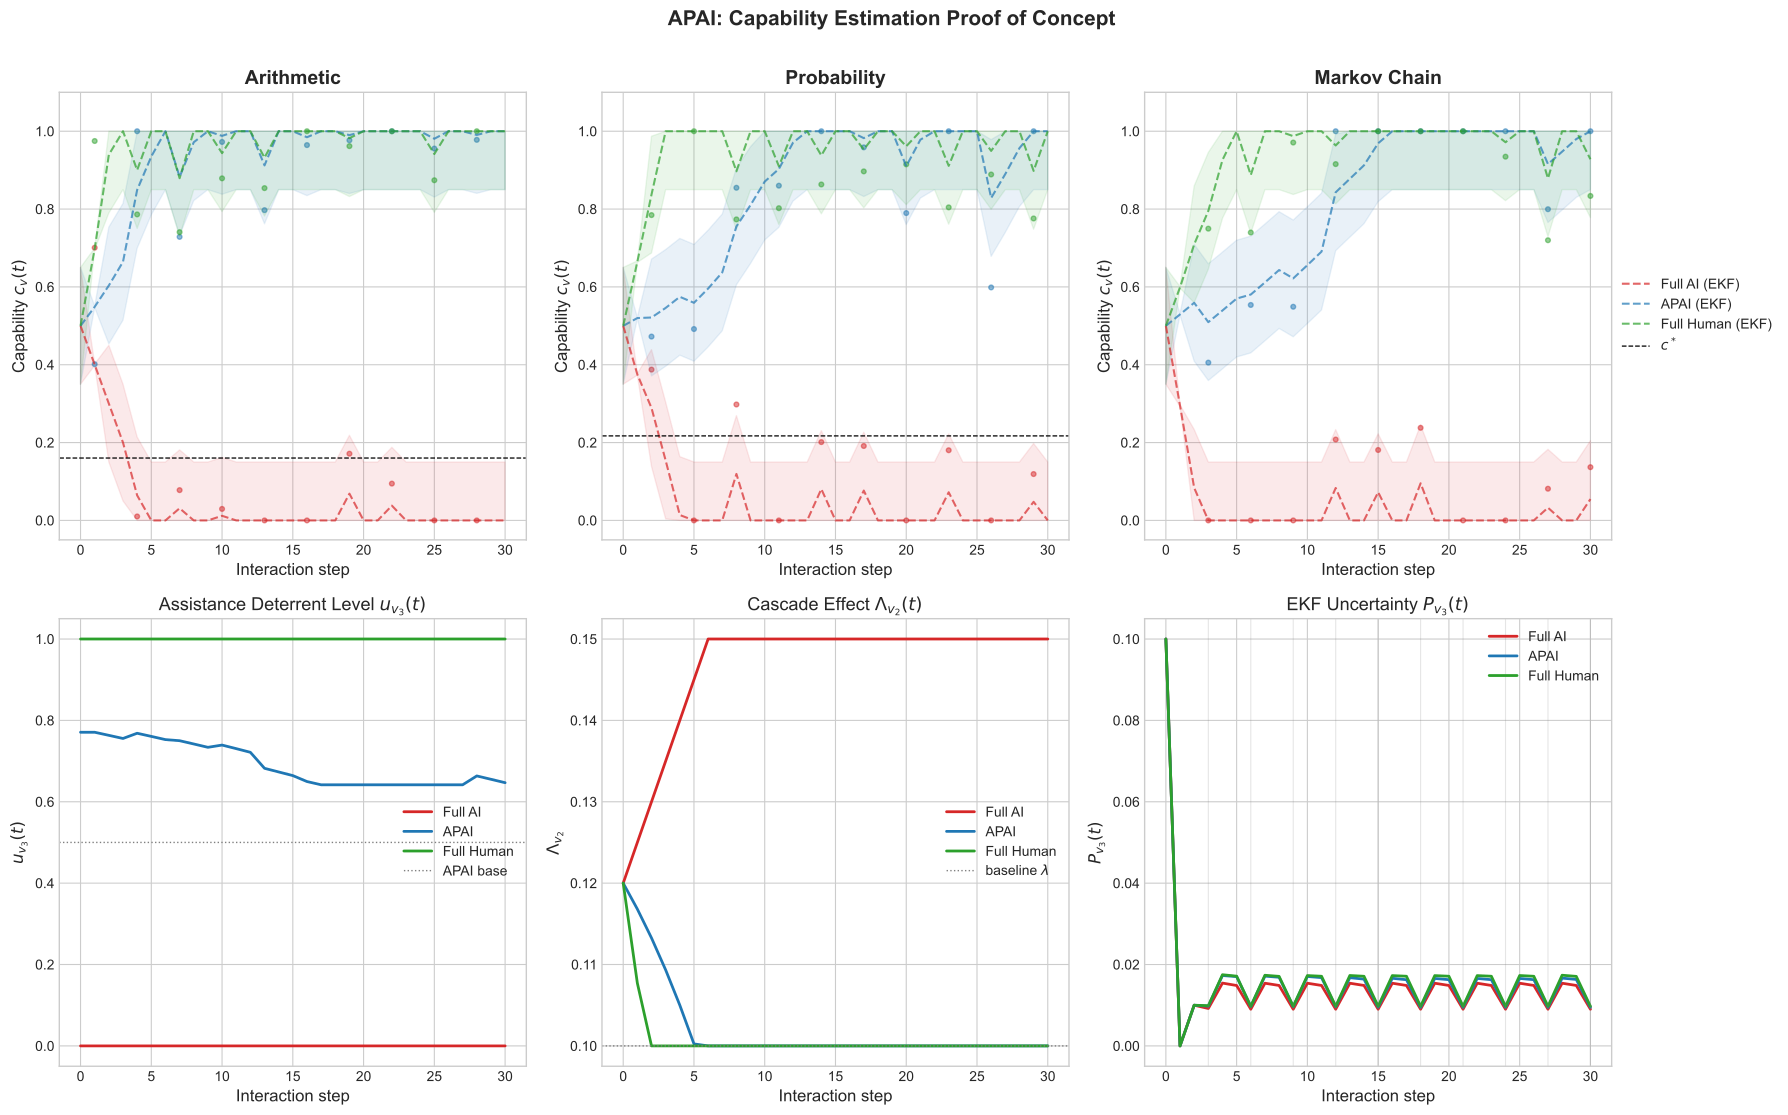

Recreate this plot in Python.
import numpy as np
import matplotlib.pyplot as plt
from scipy.integrate import solve_ivp

np.random.seed(42)

alpha = 0.6
gamma_c = 0.05
Q = 0.01
sigma = 0.15
T = 30
u_bar = 0.5
domains = ['Arithmetic', 'Probability', 'Markov Chain']
c0_true = np.array([0.6, 0.5, 0.4])
c0_hat = np.array([0.5, 0.5, 0.5])
P0 = np.array([0.1, 0.1, 0.1])

mu_vec  = np.array([0.30, 0.25, 0.15])
lam_vec = np.array([0.10, 0.10, 0.18])
c_star = (lam_vec[0] * (1 - u_bar) / (mu_vec[0] * u_bar)) ** (1 / alpha)
c_star_vec = np.array([
    (lam_vec[v] * (1 - u_bar) / (mu_vec[v] * u_bar)) ** (1 / alpha)
    for v in range(3)
])

COLORS = {'Full AI': '#d62728', 'APAI': '#1f77b4', 'Full Human': '#2ca02c'}

def phi(l_t, d_t, e_t):
    norm_l = 1 - np.clip(l_t / 30.0, 0, 1)
    norm_d = np.clip(d_t, 0, 1)
    return 0.5 * norm_l + 0.3 * norm_d + 0.2 * e_t

def schedule_full_ai(_c_hat):
    return np.full(3, 0.0)

def schedule_full_human(_c_hat):
    return np.full(3, 1.0)

# def schedule_apai(c_hat):
#     u = np.full(3, 0.5)
#     for v in range(3):
#         if c_hat[v] < c_star_vec[v] - 0.05:
#             u[v] = 0.55 + 0.35 * max(0, (c_star_vec[v] - c_hat[v])) / c_star_vec[v]
#     return u
def u_eq(c_hat_v, v):
    """Break-even deterrent: minimum u to prevent decay at current c_hat."""
    c_safe = np.clip(c_hat_v, 1e-6, 1.0)
    Lambda_v = lam_vec[v]  # scalar approximation for policy use
    return Lambda_v / (mu_vec[v] * c_safe**alpha + Lambda_v)

def schedule_apai(c_hat):
    """
    Greedy threshold policy derived from eq. (10).
    Below c*_v - deadband: reactive boost linearly scaling toward u=0.9.
    Otherwise: hold at u=0.5 (above break-even for all reasonable c_hat).
    """
    u = np.full(3, 0.5)
    for v in range(3):
        if c_hat[v] < c_star_vec[v] - 0.05:
            u[v] = 0.55 + 0.35 * max(0, (c_star_vec[v] - c_hat[v])) / c_star_vec[v]
    return u

def Lambda_vec(c):
    return np.array([
        lam_vec[0],
        lam_vec[1] + gamma_c * (1 - c[0]),
        lam_vec[2] + gamma_c * (1 - c[1]),
    ])

def capability_rhs(t, c, u):
    Lambda = Lambda_vec(c)
    dc = np.zeros(3)
    for v in range(3):
        c_safe = np.clip(c[v], 0, 1)
        dc[v] = u[v] * (mu_vec[v] * c_safe ** alpha + Lambda[v]) - Lambda[v]
    return np.array(dc)

def ekf_predict(c_hat, P, u):
    Lambda = Lambda_vec(c_hat)
    f = np.zeros(3)
    df_dc = np.zeros(3)
    for v in range(3):
        c_safe = np.clip(c_hat[v], 1e-6, 1)
        f[v] = u[v] * (mu_vec[v] * c_safe ** alpha + Lambda[v]) - Lambda[v]
        if c_safe > 0:
            df_dc[v] = u[v] * mu_vec[v] * alpha * c_safe ** (alpha - 1)
        else:
            df_dc[v] = 0.0
    sigma2 = sigma ** 2
    P_safe = np.clip(P, 1e-6, None)
    P_pred = P_safe + (2 * df_dc * P_safe - P_safe ** 2 / sigma2 + Q)
    P_pred = np.clip(P_pred, 1e-6, 5 * sigma ** 2)
    c_hat_pred = c_hat + f
    c_hat_pred = np.clip(c_hat_pred, 0.0, 1.0)
    return c_hat_pred, P_pred

def ekf_update(c_hat_pred, P_pred, o_t, v):
    sigma2 = sigma ** 2
    denom = P_pred[v] + sigma2
    K = P_pred[v] / denom if denom > 1e-6 else 0.0
    c_hat = c_hat_pred.copy()
    c_hat[v] = c_hat_pred[v] + K * (o_t - c_hat_pred[v])
    P = P_pred.copy()
    P[v] = max((1 - K) * P_pred[v], 1e-6)
    c_hat = np.clip(c_hat, 0.0, 1.0)
    return c_hat, P

schedules = [
    ('Full AI', schedule_full_ai, COLORS['Full AI']),
    ('APAI', schedule_apai, COLORS['APAI']),
    ('Full Human', schedule_full_human, COLORS['Full Human'])
]

results = []
for name, sched_func, color in schedules:
    c_true = c0_true.copy()
    c_hat = c0_hat.copy()
    P = P0.copy()
    c_true_hist = [c_true.copy()]
    c_hat_hist = [c_hat.copy()]
    P_hist = [P.copy()]
    u_hist = [sched_func(c_hat)]
    obs_hist  = [[] for _ in range(3)]
    obs_times = [[] for _ in range(3)]
    for step in range(T):
        v = step % 3
        u = sched_func(c_hat)
        sol = solve_ivp(lambda t, c, u=u: capability_rhs(t, c, u), [0, 1], c_true, method='RK45', t_eval=[1])
        c_true = np.clip(sol.y[:, -1], 0, 1)
        u = u.copy()
        for _v in range(3):
            if c_true[_v] < 1e-3:
                u[_v] = 0.0
        l_t = max(0, 30 * (1 - c_true[v]) + np.random.normal(0, 2))
        d_t = np.clip(c_true[v] + np.random.normal(0, 0.1), 0, 1)
        e_t = np.clip(c_true[v] * 0.8 + np.random.normal(0, 0.1), 0, 1)
        o_t = phi(l_t, d_t, e_t) + np.random.normal(0, sigma)
        o_t = np.clip(o_t, 0, 1)
        c_hat_pred, P_pred = ekf_predict(c_hat, P, u)
        P_pred = np.maximum(P_pred, 1e-6)
        c_hat, P = ekf_update(c_hat_pred, P_pred, o_t, v)
        c_true_hist.append(c_true.copy())
        c_hat_hist.append(c_hat.copy())
        P_hist.append(P.copy())
        u_hist.append(u.copy())
        obs_hist[v].append(o_t)
        obs_times[v].append(step + 1)
    results.append({
        'name': name,
        'color': color,
        'c_true_hist': np.array(c_true_hist),
        'c_hat_hist': np.array(c_hat_hist),
        'P_hist': np.array(P_hist),
        'u_hist': np.array(u_hist),
        'obs_hist': obs_hist,
        'obs_times': obs_times
    })

t = np.arange(T + 1)
plt.style.use('seaborn-v0_8-whitegrid')
fig, axes = plt.subplots(2, 3, figsize=(18, 11))
fig.suptitle("APAI: Capability Estimation Proof of Concept", fontsize=15, fontweight='bold', y=1.01)

for v in range(3):
    ax = axes[0, v]
    for res in results:
        color = res['color']
        c_hat = res['c_hat_hist'][:, v]
        P = res['P_hist'][:, v]
        std = np.sqrt(np.clip(P, 0, None))
        half_band = np.minimum(1.96 * std, 0.15)
        ax.fill_between(t, np.clip(c_hat - half_band, 0, 1), np.clip(c_hat + half_band, 0, 1), alpha=0.10, color=color)
        ax.plot(t, c_hat, color=color, linestyle='--', linewidth=1.5, alpha=0.7, label=f"{res['name']} (EKF)")
        ax.scatter(res['obs_times'][v], res['obs_hist'][v], color=color, s=12, alpha=0.5)
    ax.axhline(c_star_vec[v], color='k', linestyle='--', linewidth=0.9, label='$c^*$')
    ax.set_title(domains[v], fontweight='bold', fontsize=14)
    ax.set_xlabel('Interaction step', fontsize=12)
    ax.set_ylabel('Capability $c_v(t)$', fontsize=12)
    ax.set_ylim(-0.05, 1.1)
    if v == 2:
        handles, labels = ax.get_legend_handles_labels()
        ax.legend(handles, labels, fontsize=10, ncol=1, loc='center left', bbox_to_anchor=(1.01, 0.5), borderaxespad=0.)

ax = axes[1, 0]
for res in results:
    color = res['color']
    ax.plot(t, res['u_hist'][:, 2], color=color, linewidth=2, label=res['name'])
ax.axhline(0.5, color='gray', linestyle=':', linewidth=1, label='APAI base')
ax.set_title('Assistance Deterrent Level $u_{v_3}(t)$', fontsize=13)
ax.set_xlabel('Interaction step', fontsize=12)
ax.set_ylabel('$u_{v_3}(t)$', fontsize=12)
ax.set_ylim(-0.05, 1.05)
ax.legend(fontsize=10)

ax = axes[1, 1]
for res in results:
    color = res['color']
    Lambda_v2 = [Lambda_vec(c)[1] for c in res['c_true_hist']]
    ax.plot(t, Lambda_v2, color=color, linewidth=2, label=res['name'])
ax.axhline(lam_vec[1], color='gray', linestyle=':', linewidth=1, label='baseline $\\lambda$')
ax.set_title('Cascade Effect $\\Lambda_{v_2}(t)$', fontsize=13)
ax.set_xlabel('Interaction step', fontsize=12)
ax.set_ylabel('$\\Lambda_{v_2}$', fontsize=12)
ax.legend(fontsize=10)

ax = axes[1, 2]
for res in results:
    color = res['color']
    ax.plot(t, res['P_hist'][:, 2], color=color, linewidth=2, label=res['name'])
obs_times_v3 = [step + 1 for step in range(T) if step % 3 == 2]
for obs_t in obs_times_v3:
    ax.axvline(obs_t, color='gray', alpha=0.2, linewidth=0.8)
ax.set_title('EKF Uncertainty $P_{v_3}(t)$', fontsize=13)
ax.set_xlabel('Interaction step', fontsize=12)
ax.set_ylabel('$P_{v_3}(t)$', fontsize=12)
ax.legend(fontsize=10)

plt.tight_layout()
fig.savefig('apai_estimation_poc.pdf', bbox_inches='tight')
fig.savefig('apai_estimation_poc.png', dpi=150, bbox_inches='tight')
plt.show()

# Save each subplot as a separate file
for v in range(3):
    fig_single, ax_single = plt.subplots(figsize=(6, 4))
    for res in results:
        color = res['color']
        c_hat = res['c_hat_hist'][:, v]
        P = res['P_hist'][:, v]
        std = np.sqrt(np.clip(P, 0, None))
        half_band = np.minimum(1.96 * std, 0.15)
        ax_single.fill_between(t, np.clip(c_hat - half_band, 0, 1), np.clip(c_hat + half_band, 0, 1), alpha=0.10, color=color)
        ax_single.plot(t, c_hat, color=color, linestyle='--', linewidth=1.5, alpha=0.7, label=f"{res['name']} (EKF)")
        ax_single.scatter(res['obs_times'][v], res['obs_hist'][v], color=color, s=20, alpha=0.5)
    ax_single.axhline(c_star_vec[v], color='k', linestyle='--', linewidth=0.9, label='$c^*$')
    ax_single.set_title(domains[v], fontweight='bold', fontsize=14)
    ax_single.set_xlabel('Interaction step', fontsize=12)
    ax_single.set_ylabel('Capability $c_v(t)$', fontsize=12)
    ax_single.set_ylim(-0.05, 1.1)
    if v == 2:
        handles, labels = ax_single.get_legend_handles_labels()
        ax_single.legend(handles, labels, fontsize=10, ncol=1, loc='center left', bbox_to_anchor=(1.01, 0.5), borderaxespad=0.)
    fig_single.tight_layout()
    fig_single.savefig(f'apai_capability_{domains[v].replace(" ", "_").lower()}.png', dpi=150)
    plt.close(fig_single)

# Row 2, (1,0): Assistance deterrent level u_v3 (Markov Chain)
fig_u, ax_u = plt.subplots(figsize=(6, 4))
for res in results:
    color = res['color']
    ax_u.plot(t, res['u_hist'][:, 2], color=color, linewidth=2, label=res['name'])
ax_u.axhline(0.5, color='gray', linestyle=':', linewidth=1, label='APAI base')
ax_u.set_title('Assistance Deterrent Level $u_{v_3}(t)$', fontsize=13)
ax_u.set_xlabel('Interaction step', fontsize=12)
ax_u.set_ylabel('$u_{v_3}(t)$', fontsize=12)
ax_u.set_ylim(-0.05, 1.05)
ax_u.legend(fontsize=10)
fig_u.tight_layout()
fig_u.savefig('apai_assistance_deterrent_v3.png', dpi=150)
plt.close(fig_u)

# Also update the main grid plot
ax = axes[1, 0]
for res in results:
    color = res['color']
    ax.plot(t, res['u_hist'][:, 2], color=color, linewidth=2, label=res['name'])
ax.axhline(0.5, color='gray', linestyle=':', linewidth=1, label='APAI base')
ax.set_title('Assistance Deterrent Level $u_{v_3}(t)$', fontsize=13)
ax.set_xlabel('Interaction step', fontsize=12)
ax.set_ylabel('$u_{v_3}(t)$', fontsize=12)
ax.set_ylim(-0.05, 1.05)
ax.legend(fontsize=10)

# Row 2, (1,1): Effective decay rate Lambda_v2
fig_lam, ax_lam = plt.subplots(figsize=(6, 4))
for res in results:
    color = res['color']
    Lambda_v2 = [Lambda_vec(c)[1] for c in res['c_true_hist']]
    ax_lam.plot(t, Lambda_v2, color=color, linewidth=2, label=res['name'])
ax_lam.axhline(lam_vec[1], color='gray', linestyle=':', linewidth=1, label='baseline $\\lambda$')
ax_lam.set_title('Cascade Effect $\\Lambda_{v_2}(t)$', fontsize=13)
ax_lam.set_xlabel('Interaction step', fontsize=12)
ax_lam.set_ylabel('$\\Lambda_{v_2}$', fontsize=12)
ax_lam.legend(fontsize=10)
fig_lam.tight_layout()
fig_lam.savefig('apai_lambda_v2.png', dpi=150)
plt.close(fig_lam)

# Row 2, (1,2): EKF uncertainty P_v3
fig_p, ax_p = plt.subplots(figsize=(6, 4))
for res in results:
    color = res['color']
    ax_p.plot(t, res['P_hist'][:, 2], color=color, linewidth=2, label=res['name'])
obs_times_v3 = [step + 1 for step in range(T) if step % 3 == 2]
for obs_t in obs_times_v3:
    ax_p.axvline(obs_t, color='gray', alpha=0.2, linewidth=0.8)
ax_p.set_title('EKF Uncertainty $P_{v_3}(t)$', fontsize=13)
ax_p.set_xlabel('Interaction step', fontsize=12)
ax_p.set_ylabel('$P_{v_3}(t)$', fontsize=12)
ax_p.legend(fontsize=10)
fig_p.tight_layout()
fig_p.savefig('apai_uncertainty_v3.png', dpi=150)
plt.close(fig_p)

print("\nAtrophy thresholds c* per domain:")
for v in range(3):
    print(f"  {domains[v]}: c* = {c_star_vec[v]:.3f}")
print("\nFinal Capability and EKF Estimate Summary:")
print(f"{'Scenario':<12} {'Domain':<14} {'True c':<10} {'EKF c_hat':<10}")
for res in results:
    for v in range(3):
        c_true_final = res['c_true_hist'][-1, v]
        c_hat_final = res['c_hat_hist'][-1, v]
        print(f"{res['name']:<12} {domains[v]:<14} {c_true_final:<10.3f} {c_hat_final:<10.3f}")
